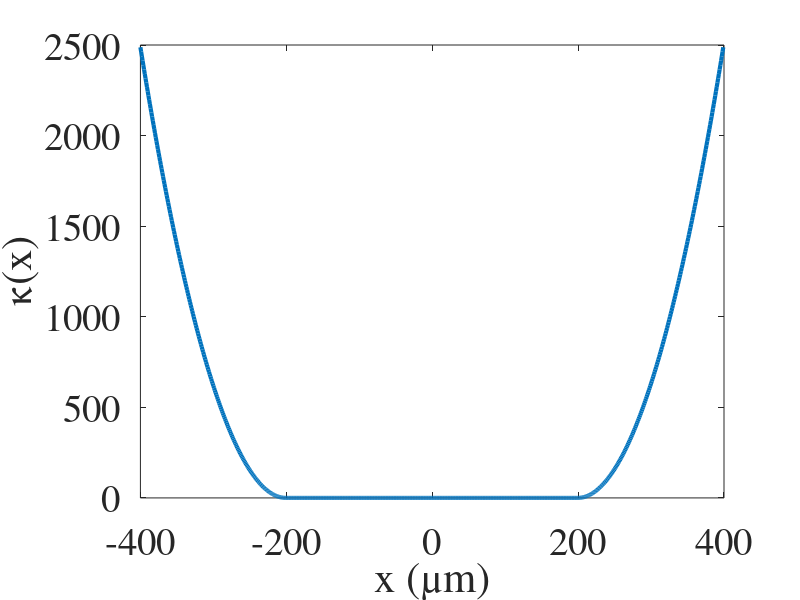

Write MATLAB code to recreate this figure.

n=1;
x=linspace(-400,399,800);
rigion = 1/2;
k_grad = ((min(x)+max(x)*rigion-x(1:round(length(x)*rigion/2)))*rigion/2).^2;

k_abs = zeros(1,length(x));
k_abs(1:length(k_grad))= k_grad;

k_max = 0.0013;
k_abs(end-length(k_grad)+1:end) = flip(k_grad);
% figure, plot(x,k_abs)
n = n + k_max*j*k_abs;
% k = 2*pi/Lambda*n;

fig1 = figure;
set(fig1,'Position',[0,0,1000,600])
plot(x,k_abs, 'linewidth',3)

xlabel ('x (\mum)','FontSize', 18);
ylabel ('\kappa(x)','FontSize', 18);

% title('Absorption Index','FontSize', 18);

a = get(gca,'XTickLabel');
set(gca,'XTickLabel',a,'FontName','Times','fontsize',28)



%% For absorption 


epsilon = 8.854187817e-12;
c = 299792458;

zo = 0;                     % micrometer
zend = 800;                % micrometer
z_mesh = 1;                 % micrometer
ratio = 1;
xo = -400;                  % micrometer
xend = -xo;                 % micrometer
x_mesh = z_mesh/ratio;      % micrometer
Lambda = 20;              % micrometer
wo = 50;                    % micrometer
no = 1;
